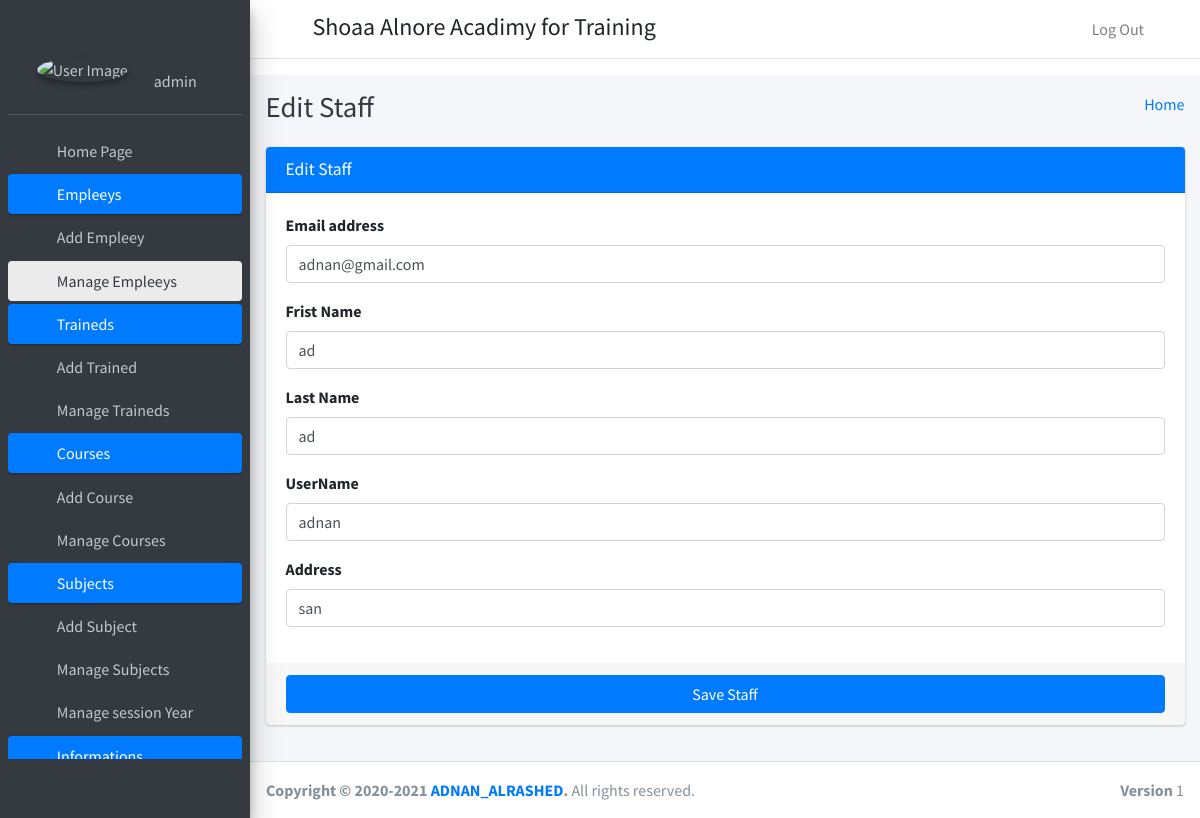
The page /edit_staff/2 (signed in) on the database its author committed.
### studentApp/models.py (models this page shows)
class CustomUser(AbstractUser):
    user_type_data = ((1,'HOD'),(2,'Staff'),(3,'Student'))
    user_type = models.CharField(default=1,choices=user_type_data,max_length=10)

class Staffs(models.Model):
    id = models.AutoField(primary_key=True)
    admin = models.OneToOneField(CustomUser,on_delete=models.CASCADE)
    address = models.TextField()
    created_at = models.DateTimeField(auto_now_add=True)
    updated_at = models.DateTimeField(auto_now_add=True)
    objects = models.Manager()

### studentApp/HodViews.py (the view)
# urls.py: path('edit_staff/<str:staff_id>',HodViews.edit_staff, name='edit_staff'),
def edit_staff(request,staff_id):
    staff = Staffs.objects.get(admin=staff_id)
    return render(request,'hod_template/edit_staff_template.html',{'staff':staff, 'id':staff_id})

### studentApp/LoginCheckMiddleWare.py (called while the page is built, shortened)
    def process_view(self,request,view_func,view_args,view_kwargs):
        modulename = view_func.__module__
        user = request.user
        if user.is_authenticated:
            if user.user_type == '1':
                if modulename == 'studentApp.HodViews':
                    pass
                elif modulename == 'studentApp.views' or modulename == "django.views.static":
                    pass
                else:
                    return HttpResponseRedirect(reverse('admin_home'))
            else:
                return HttpResponseRedirect(reverse('show_login'))
        else:
            if request.path == reverse('show_login') or request.path == reverse('do_login') or modulename == "django.contrib.auth.views":
                pass
            else:
                return HttpResponseRedirect(reverse('show_login'))

### studentApp/templates/hod_template/edit_staff_template.html (shortened to what this page needs)
{% extends 'hod_template/base_template.html' %}
{% load i18n %}
{% block page_title %}
{% trans "Edit Staff" %}
{% endblock page_title %}
{% block main_content %}
    <section class="content">
      <div class="container-fluid">
       <div class="row">
          <div class="col-md-12">
            <div class="card card-primary">
              <div class="card-header">
                <h3 class="card-title">{% trans "Edit Staff" %}</h3>
              </div>
              <form role="form" action='/edit_staff_save' method='post'>
                <div class="card-body">
                  <div class="form-group">
                    <label>{% trans "Email address" %}</label>
                    <input type="email" class="form-control" name='email' placeholder="Enter email" value='{{ staff.admin.email }}'>
                  </div>
                   <div class="form-group">
                    <label>{% trans "Frist Name" %}</label>
                    <input type="text" class="form-control" placeholder="first name" name='first_name' value='{{ staff.admin.first_name }}'>
                  </div>
                  <div class="form-group">
                    <label>{% trans "Last Name" %}</label>
                    <input type="text" class="form-control" placeholder="last name" name='last_name' value='{{ staff.admin.last_name }}'>
                  </div>
                  <div class="form-group">
                    <label>{% trans "UserName" %}</label>
                    <input type="text" class="form-control" placeholder="username" name='username' value='{{ staff.admin.username }}'>
                  </div>
                  <div class="form-group">
                    <label>{% trans "Address" %}</label>
                    <input type="text" class="form-control" placeholder="address" name='address' value='{{ staff.address }}'>
                  </div>
                </div>
                <div class="card-footer">
                  <button type="submit" class="btn btn-primary btn-block">{% trans "Save Staff" %}</button>
                </div>
              </form>
            </div>
      </div>
    </section>
    {% endblock main_content %}

### studentApp/templates/hod_template/sidebar_template.html (shortened to what this page needs)
 {% load static %}
 {% load i18n %}
  <aside class="main-sidebar sidebar-dark-primary elevation-4">
    <div class="sidebar">
      <div class="user-panel mt-3 pb-3 mb-3 d-flex">
        <div class="image">
          <img src="{% static 'dist/img/user2-160x160.jpg' %}" class="img-circle elevation-2" alt="User Image">
        </div>
        <div class="info">
          <a href="{% url 'admin_profile' %}" class="d-block">{{ user.username }}</a>
        </div>
      </div>
      <nav class="mt-2">
        <ul class="nav nav-pills nav-sidebar flex-column" data-widget="treeview" role="menu" data-accordion="false">
               <li class="nav-item">
                {% url 'admin_home' as admin_home %}
                  <a href="{{ admin_home }}" class="nav-link {% if request.path == admin_home %} active {% endif %}">
                    <i class="far fa-circle nav-icon"></i>
                    <p>{% trans "Home Page" %}</p>
                  </a>
                </li>
          <li class="nav-item has-treeview menu-open">
            <a href="#" class="nav-link active">
              <i class="nav-icon fas fa-tachometer-alt"></i>
              <p>
                {% trans "Empleeys" %}
                <i class="right fas fa-angle-left"></i>
              </p>
            </a>
            <ul class="nav nav-treeview">
              <li class="nav-item">
              {% url 'add_staff' as add_staff %}
                <a href="{{ add_staff }}" class="nav-link {% if request.path == add_staff %} active {% endif %}">
                  <i class="far fa-circle nav-icon"></i>
                  <p>{% trans "Add Empleey" %}</p>
                </a>
              </li>
              <li class="nav-item">
              {% url 'manage_staff' as manage_staff %}
              {% url 'edit_staff' staff_id=id as edit_staff %}
                <a href="{{ manage_staff }}" class="nav-link {% if request.path == manage_staff %} active {% endif %} {% if request.path == edit_staff %} active {% endif %}">
                  <i class="far fa-circle nav-icon"></i>
                  <p>{% trans "Manage Empleeys" %}</p>
                </a>
              </li>
            </ul>
          </li>
         <li class="nav-item has-treeview menu-open">
            <a href="#" class="nav-link active">
              <i class="nav-icon fas fa-tachometer-alt"></i>
              <p>
                {% trans "Traineds" %}
                <i class="right fas fa-angle-left"></i>
              </p>
            </a>
            <ul class="nav nav-treeview">
              <li class="nav-item">
              {% url 'add_student' as add_student %}
                <a href="{{ add_student }}" class="nav-link {% if request.path == add_student %} active {% endif %}">
                  <i class="far fa-circle nav-icon"></i>
                  <p>{% trans "Add Trained" %}</p>
                </a>
              </li>
              <li class="nav-item">
              {% url 'manage_student' as manage_student %}
              {% url 'edit_student' student_id=id as edit_student %}
                <a href="{{ manage_student }}" class="nav-link {% if request.path == manage_student %} active {% endif %} {% if request.path == edit_student %} active {% endif %}">
                  <i class="far fa-circle nav-icon"></i>
                  <p>{% trans "Manage Traineds" %}</p>
                </a>
              </li>
            </ul>
          </li>
       <li class="nav-item has-treeview menu-open">
            <a href="#" class="nav-link active">
              <i class="nav-icon fas fa-tachometer-alt"></i>
              <p>
                {% trans "Courses" %}
                <i class="right fas fa-angle-left"></i>
              </p>
            </a>
            <ul class="nav nav-treeview">
              <li class="nav-item">
              {% url 'add_course' as add_course %}
                <a href="{{ add_course }}" class="nav-link {% if request.path == add_course %} active {% endif %}">
                  <i class="far fa-circle nav-icon"></i>
                  <p>{% trans "Add Course" %}</p>
                </a>
              </li>
              <li class="nav-item">
              {% url 'manage_course' as manage_course %}
              {% url 'edit_course' course_id=id as edit_course %}
                <a href="{{ manage_course }}" class="nav-link {% if request.path == manage_course %} active {% endif %} {% if request.path == edit_course %} active {% endif %}">
                  <i class="far fa-circle nav-icon"></i>
                  <p>{% trans "Manage Courses" %}</p>
                </a>
              </li>
            </ul>
          </li>
          <li class="nav-item has-treeview menu-open">
            <a href="#" class="nav-link active">
              <i class="nav-icon fas fa-tachometer-alt"></i>
              <p>
                {% trans "Subjects" %}
                <i class="right fas fa-angle-left"></i>
              </p>
            </a>
            <ul class="nav nav-treeview">
              <li class="nav-item">
              {% url 'add_subject' as add_subject %}
                <a href="{{ add_subject }}" class="nav-link {% if request.path == add_subject %} active {% endif %}">
                  <i class="far fa-circle nav-icon"></i>
                  <p>{% trans "Add Subject" %}</p>
                </a>
              </li>
              <li class="nav-item">
              {% url 'manage_subject' as manage_subject %}
              {% url 'edit_subject' subject_id=id as edit_subject %}
                <a href="{{ manage_subject }}" class="nav-link {% if request.path == manage_subject %} active {% endif %} {% if request.path == edit_subject %} active {% endif %}">
                  <i class="far fa-circle nav-icon"></i>
                  <p>{% trans "Manage Subjects" %}</p>
                </a>
              </li>
              <li class="nav-item">
                {% url 'manage_session' as manage_session %}
                  <a href="{{ manage_session }}" class="nav-link {% if request.path == manage_session %} active {% endif %} ">
                    <i class="far fa-circle nav-icon"></i>
                    <p>{% trans "Manage session Year" %}</p>
                  </a>
                </li>
            </ul>
          </li>
          <li class="nav-item has-treeview menu-open">
            <a href="#" class="nav-link active">
              <i class="nav-icon fas fa-tachometer-alt"></i>
              <p>
                {% trans "Informations" %}
                <i class="right fas fa-angle-left"></i>
              </p>
            </a>
          </li>
        </ul>
      </nav>
    </div>
  </aside>

### rows shown on the page
CustomUser: username "admin"
Staffs: email "adnan@gmail.com", first_name "ad", last_name "ad", username "adnan", address "san"
